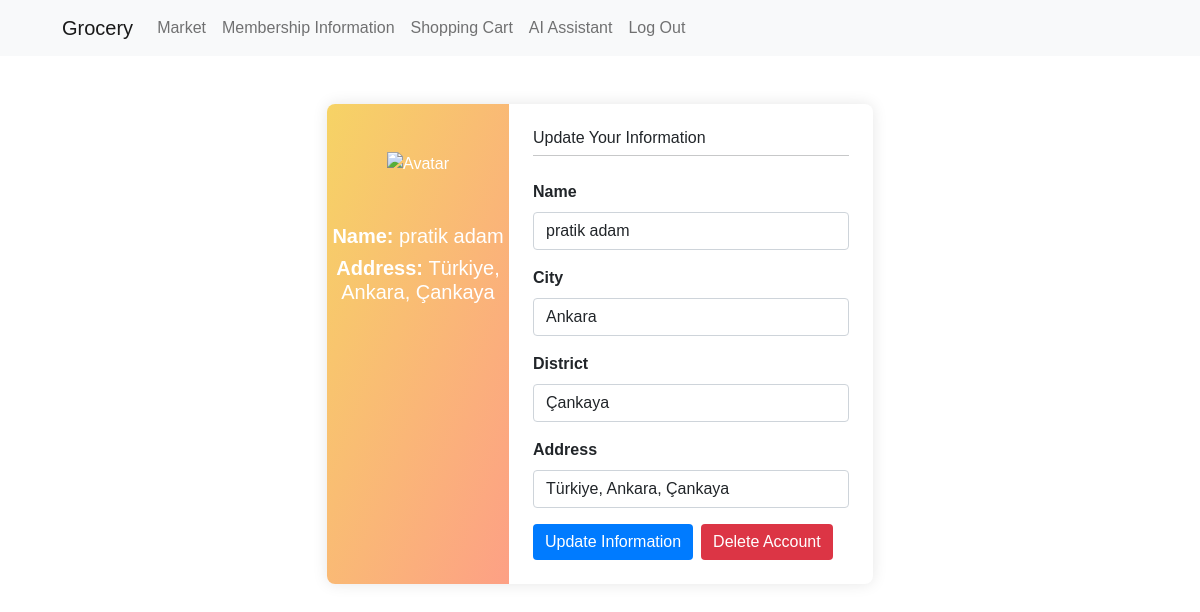
The page /membership.php (signed in) on the database its author committed.
### tables this page shows
CREATE TABLE `users` (
  `name` varchar(100) NOT NULL,
  `email` varchar(100) NOT NULL,
  `password` varchar(100) NOT NULL,
  `remember` varchar(200) NOT NULL DEFAULT '',
  `is_admin` tinyint(1) NOT NULL DEFAULT '0',
  `city` varchar(100) NOT NULL,
  `district` varchar(100) NOT NULL,
  `address` varchar(255) NOT NULL,
  `logo` varchar(255) DEFAULT NULL
);

### membership.php (the view, shortened to what this page needs)
<!DOCTYPE html>
<html lang="en">
<head>
    <link href="https://cdnjs.cloudflare.com/ajax/libs/twitter-bootstrap/5.1.3/css/bootstrap.min.css" rel="stylesheet">
    <link rel="stylesheet" href="https://cdnjs.cloudflare.com/ajax/libs/font-awesome/6.0.0-beta3/css/all.min.css">
    <link rel="stylesheet" href="navbar.css">
    <link rel="stylesheet" href="styles.css">
</head>
<body>
    <?php
    require 'db.php';
    $email = $_SESSION['user_email'];
    $sql = "SELECT name, email, city, district, address FROM users WHERE email = ?";
    $stmt = $pdo->prepare($sql);
    $stmt->execute([$email]);
    $user = $stmt->fetch(PDO::FETCH_ASSOC);
    if (!$user) {
        echo '<p class="text-danger">User information not found.</p>';
        exit;
    }
    else {
        ?>
        <nav class="navbar navbar-expand-lg navbar-light bg-light">
            <div class="container-fluid">
                <a class="navbar-brand" href="#">Grocery</a>
                <div class="collapse navbar-collapse" id="navbarNav">
                    <ul class="navbar-nav me-auto mb-2 mb-lg-0">
                        <li class="nav-item active">
                            <a class="nav-link" href="product.php">Market <span class="sr-only">(current)</span></a>
                        </li>
                        <li class="nav-item">
                            <a class="nav-link" href="#">Membership Information</a>
                        </li>
                        <li class="nav-item">
                            <a class="nav-link" href="shoppingcart.php">Shopping Cart</a>
                        </li>
                        <li class="nav-item">
                            <a class="nav-link" href="addproductai.php">AI Assistant</a>
                        </li>
                        <li class="nav-item">
                            <a class="nav-link" href="logout.php">Log Out</a>
                        </li>
                    </ul>
                </div>
            </div>
        </nav>
        <div class="container py-5 h-100">
            <div class="row d-flex justify-content-center align-items-center h-100">
                <div class="col col-lg-6 mb-4 mb-lg-0">
                    <div class="card mb-3">
                        <div class="row g-0">
                            <div class="col-md-4 gradient-custom text-center text-white"
                                style="border-top-left-radius: .5rem; border-bottom-left-radius: .5rem;">
                                <img src="https://mdbcdn.b-cdn.net/img/Photos/new-templates/bootstrap-chat/ava1-bg.webp"
                                    alt="Avatar" class="img-fluid my-5" style="width: 80px;" />
                                <h5><b>Name: </b><?php echo htmlspecialchars($user['name']); ?></h5>
                                <h5><b>Address: </b><?php echo htmlspecialchars($user['address']); ?></h5>
                            </div>
                            <div class="col-md-8">
                                <div class="card-body p-4">
                                    <h6>Update Your Information</h6>
                                    <hr class="mt-0 mb-4">
                                    <form method="post">
                                        <div class="mb-3">
                                            <label for="name" class="form-label">Name</label>
                                            <input type="text" class="form-control" id="name" name="name"
                                                value="<?php echo htmlspecialchars($user['name']); ?>" required>
                                        </div>
                                        <div class="mb-3">
                                            <label for="city" class="form-label">City</label>
                                            <input type="text" class="form-control" id="city" name="city"
                                                value="<?php echo htmlspecialchars($user['city']); ?>" required>
                                        </div>
                                        <div class="mb-3">
                                            <label for="district" class="form-label">District</label>
                                            <input type="text" class="form-control" id="district" name="district"
                                                value="<?php echo htmlspecialchars($user['district']); ?>" required>
                                        </div>
                                        <div class="mb-3">
                                            <label for="address" class="form-label">Address</label>
                                            <input type="text" class="form-control" id="address" name="address"
                                                value="<?php echo htmlspecialchars($user['address']); ?>" required>
                                        </div>
                                        <div class="d-flex gap-2">
                                            <button type="submit" class="btn btn-primary">Update Information</button>
                                            <button type="submit" name="delete" class="btn btn-danger"
                                                onclick="return confirm('Are you sure you want to delete your account? This cannot be undone.');">Delete
                                                Account</button>
                                        </div>
                                    </form>
                                </div>
                            </div>
                        </div>
                    </div>
                </div>
            </div>
        </div>
        <?php
    }
    ?>
</body>
</html>

### navbar.css (style rules this page uses)
* { box-sizing: border-box; }
body { margin: 0; min-height: 200vh; font-size: 0; font-family: Helvetica, Verdana, sans-serif; }

### styles.css (style rules this page uses)
* { box-sizing: border-box; }
body { margin: 0; font-family: Helvetica, Verdana, sans-serif; font-size: 16px; }
@media (min-width: 640px) { nav { padding: 16px 50px 30px 50px; } }
.card { border: none; border-radius: 0.5rem; box-shadow: 0 0 15px rgba(0, 0, 0, 0.1); margin-bottom: 2rem; }
.gradient-custom { background: #f6d365; background: -webkit-linear-gradient(to right bottom, rgba(246, 211, 101, 1), rgba(253, 160, 133, 1)); background: linear-gradient(to right bottom, rgba(246, 211, 101, 1), rgba(253, 160, 133, 1)); color: white; }
.form-label { font-weight: bold; }
.btn-primary { background-color: #007bff; border: none; }
.btn-danger { background-color: #dc3545; border: none; }

### membership.php (style rules this page uses)
body { min-height: 100vh; }
.gradient-custom { background: #f6d365; background: -webkit-linear-gradient(to right bottom, rgba(246, 211, 101, 1), rgba(253, 160, 133, 1)); background: linear-gradient(to right bottom, rgba(246, 211, 101, 1), rgba(253, 160, 133, 1)); color: white; }
.card { border: none; border-radius: 0.5rem; }
.form-label { font-weight: bold; }
.btn-primary { background-color: #007bff; border: none; }
.btn-danger { background-color: #dc3545; border: none; }

### rows shown on the page
users: name "pratik adam", address "Türkiye, Ankara, Çankaya", city "Ankara", district "Çankaya"
